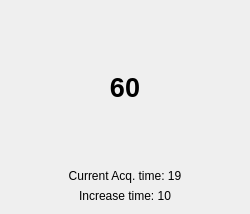
<?xml version="1.0" encoding="UTF-8"?>
<ui version="4.0">
 <class>AcqTimeDialog</class>
 <widget class="QWidget" name="AcqTimeDialog">
  <property name="geometry">
   <rect>
    <x>0</x>
    <y>0</y>
    <width>250</width>
    <height>214</height>
   </rect>
  </property>
  <property name="sizePolicy">
   <sizepolicy hsizetype="Expanding" vsizetype="Expanding">
    <horstretch>0</horstretch>
    <verstretch>0</verstretch>
   </sizepolicy>
  </property>
  <property name="windowTitle">
   <string>Form</string>
  </property>
  <layout class="QGridLayout" name="gridLayout" rowstretch="1,0,0" columnstretch="0,1,0">
   <item row="0" column="0">
    <widget class="QPushButton" name="btnLeft">
     <property name="styleSheet">
      <string notr="true">qproperty-icon: url(:/images/common/arrow_left.png);
qproperty-iconSize: 30px;
border-style: none;</string>
     </property>
     <property name="text">
      <string/>
     </property>
    </widget>
   </item>
   <item row="0" column="2">
    <widget class="QPushButton" name="btnRight">
     <property name="styleSheet">
      <string notr="true">qproperty-icon: url(:/images/common/arrow_right.png);
qproperty-iconSize: 30px;
border-style: none;</string>
     </property>
     <property name="text">
      <string/>
     </property>
    </widget>
   </item>
   <item row="1" column="0" colspan="3">
    <widget class="QLabel" name="curAcqTime">
     <property name="text">
      <string>Current Acq. time: 19</string>
     </property>
     <property name="alignment">
      <set>Qt::AlignCenter</set>
     </property>
    </widget>
   </item>
   <item row="0" column="1">
    <widget class="QLabel" name="acqTime">
     <property name="sizePolicy">
      <sizepolicy hsizetype="Expanding" vsizetype="Expanding">
       <horstretch>0</horstretch>
       <verstretch>0</verstretch>
      </sizepolicy>
     </property>
     <property name="font">
      <font>
       <pointsize>20</pointsize>
       <weight>75</weight>
       <bold>true</bold>
      </font>
     </property>
     <property name="styleSheet">
      <string notr="true"/>
     </property>
     <property name="text">
      <string>60</string>
     </property>
     <property name="alignment">
      <set>Qt::AlignCenter</set>
     </property>
    </widget>
   </item>
   <item row="2" column="0" colspan="3">
    <widget class="QLabel" name="incrAcqTime">
     <property name="text">
      <string>Increase time: 10</string>
     </property>
     <property name="alignment">
      <set>Qt::AlignCenter</set>
     </property>
    </widget>
   </item>
  </layout>
 </widget>
 <resources/>
 <connections/>
</ui>
